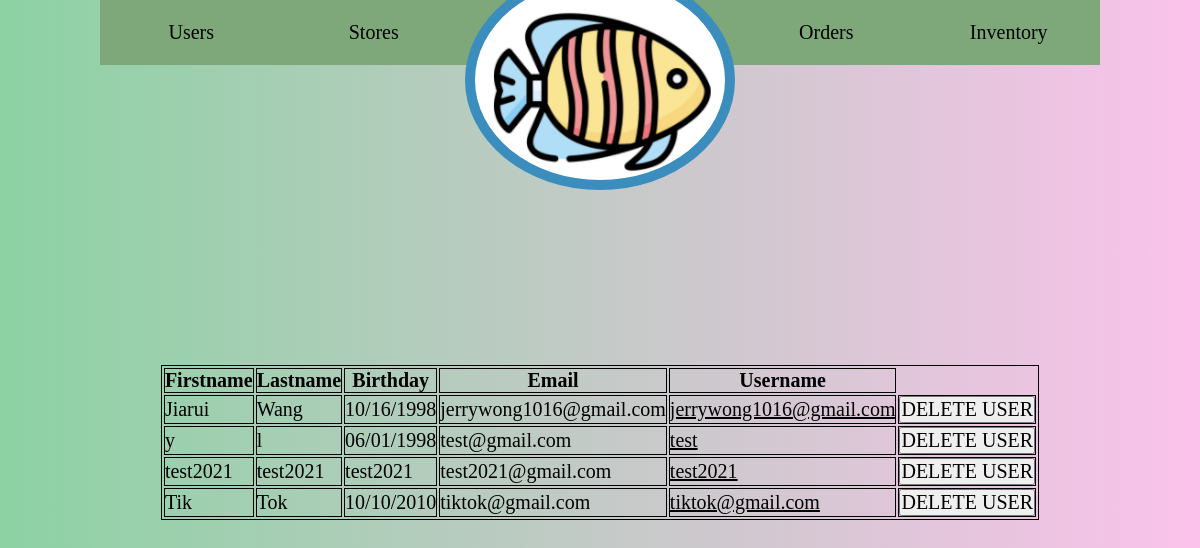
Page /Fish_Final/view_users.php on the committed database.
### tables this page shows
CREATE TABLE `user1` (
  `firstname` varchar(128) DEFAULT NULL,
  `lastname` varchar(128) DEFAULT NULL,
  `birthday` varchar(16) DEFAULT NULL,
  `email` char(32) DEFAULT NULL,
  `username` char(100) NOT NULL,
  `password` char(200) NOT NULL
);

### Fish_Final/view_users.php (the view, shortened to what this page needs)
<!DOCTYPE html>
<html lang="en">
<head>
</head>
<body>
<!DOCTYPE html>
<html lang="en">
<head>
</head>
<body>
    <div class = "container">
    <ul class="shell">
        <li class="button">
            <span>Users</span>
        </li>
        <li class="button">
            <span>Stores</span>
        </li>
        <li class="portrait">
        </li>
        <li class="button">
            <span>Orders</span>
        </li>
        <li class="button">
            <span>Inventory</span>
        </li>
    </ul>
</body>
</html>
<?php
echo "<table class='gt_table' style='font-size:12px;margin:auto;border: 1px solid #000;margin-top: 300px;'>
    <thead>
        <tr>
            <th style='border: 1px solid #000; '>Firstname</th>
            <th style='border: 1px solid #000; '>Lastname</th>
            <th style='border: 1px solid #000; '>Birthday</th>
            <th style='border: 1px solid #000; '>Email</th>
            <th style='border: 1px solid #000; '>Username</th>
        </tr>
    </thead>
    <tbody>";
    ?>
    <?php
        $hn = 'localhost:8889';
        $db = 'fish_project';
        $un = 'root';
        $pw = 'root';
        $conn = new mysqli($hn, $un, $pw, $db);
        $query = 'SELECT * FROM user1';
        $result = $conn->query($query);
        $numRows = $result->num_rows;
        for ($j = 0; $j < $numRows; ++$j) {
            $row = $result->fetch_array(MYSQLI_ASSOC);
            echo "<tr>";
            echo "<td style='border: 1px solid #000; '>" . $row['firstname'] . "</td>";
            echo "<td style='border: 1px solid #000; '>" . $row['lastname'] . "</td>";
            echo "<td style='border: 1px solid #000; '>" . $row['birthday'] . "</td>";
            echo "<td style='border: 1px solid #000; '>" . $row['email'] . "</td>";
            echo "<td style='border: 1px solid #000; '> <a href = 'update_users.php?username=$row[username]'>"  . $row['username'] . "</a></td>";
            echo "<td style='border: 1px solid #000; '> <form action='delete_users.php' method='post'>
                <input type='hidden' name='delete' value='yes'>
                <input type='hidden' name='username' value='$row[username]'>
                <input type='submit' value='DELETE USER'></form></td>";
            echo "</tr>";
        }
        ?>
    <?php echo "</tbody></table>";?>

### Fish_Final/view_users.php (style rules this page uses)
* { margin: 0px; padding: 0; list-style: none; font-size: 20px; font-family: Georgia, 'Times New Roman', Times, serif; color: black; }
body { height: 100vh; display: flex; align-items: top; justify-content: center; background-image: linear-gradient(to right, rgb(140, 210, 163), #fbc2eb); }
.shell { display: flex; }
.button,.shell { background-color: rgb(127, 168, 122); width: 1000px; height: 65px; text-align: center; line-height: 65px; transition: 0.3s; cursor: pointer; }
.portrait::before { content:''; display:block; width: 250px; height: 200px; border-radius: 50%; transform:translate(0px, -30px); background-image:url('fish.jpeg'); background-size:auto; border:10px solid rgb(58, 141, 189) }

### rows in the picture
user1: firstname "Jiarui", lastname "Wang", birthday "10/16/1998", email "jerrywong1016@gmail.com", username "jerrywong1016@gmail.com"
user1: firstname "y", lastname "l", birthday "06/01/1998", email "test@gmail.com", username "test"
user1: firstname "test2021", lastname "test2021", birthday "test2021", email "test2021@gmail.com", username "test2021"
user1: firstname "Tik", lastname "Tok", birthday "10/10/2010", email "tiktok@gmail.com", username "tiktok@gmail.com"
